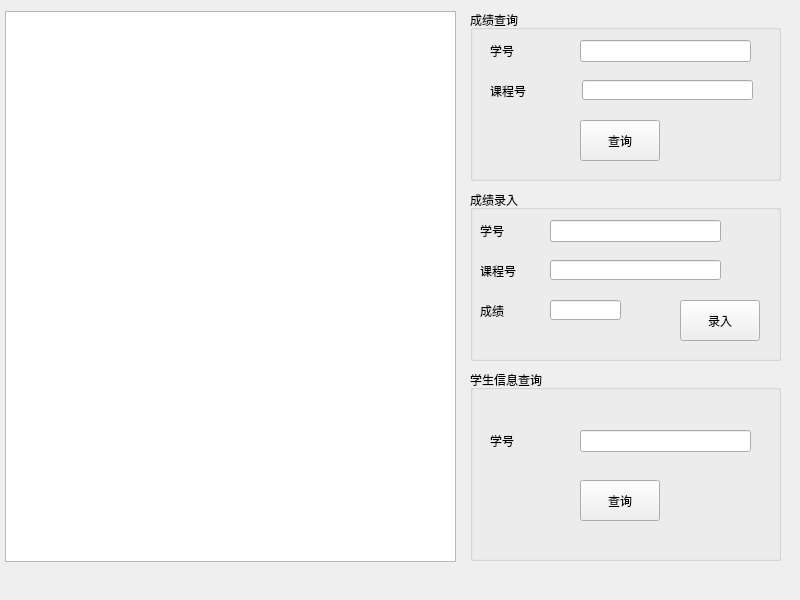
<?xml version="1.0" encoding="UTF-8"?>
<ui version="4.0">
 <class>MainWindow</class>
 <widget class="QMainWindow" name="MainWindow">
  <property name="geometry">
   <rect>
    <x>0</x>
    <y>0</y>
    <width>800</width>
    <height>600</height>
   </rect>
  </property>
  <property name="windowTitle">
   <string>MainWindow</string>
  </property>
  <widget class="QWidget" name="centralwidget">
   <widget class="QGroupBox" name="groupBox">
    <property name="geometry">
     <rect>
      <x>470</x>
      <y>10</y>
      <width>311</width>
      <height>171</height>
     </rect>
    </property>
    <property name="title">
     <string>成绩查询</string>
    </property>
    <widget class="QLineEdit" name="lineEdit">
     <property name="geometry">
      <rect>
       <x>110</x>
       <y>30</y>
       <width>171</width>
       <height>22</height>
      </rect>
     </property>
    </widget>
    <widget class="QLineEdit" name="lineEdit_2">
     <property name="geometry">
      <rect>
       <x>112</x>
       <y>70</y>
       <width>171</width>
       <height>20</height>
      </rect>
     </property>
    </widget>
    <widget class="QLabel" name="label">
     <property name="geometry">
      <rect>
       <x>20</x>
       <y>30</y>
       <width>61</width>
       <height>21</height>
      </rect>
     </property>
     <property name="text">
      <string>学号</string>
     </property>
    </widget>
    <widget class="QLabel" name="label_2">
     <property name="geometry">
      <rect>
       <x>20</x>
       <y>70</y>
       <width>61</width>
       <height>21</height>
      </rect>
     </property>
     <property name="text">
      <string>课程号</string>
     </property>
    </widget>
    <widget class="QPushButton" name="pushButton">
     <property name="geometry">
      <rect>
       <x>110</x>
       <y>110</y>
       <width>80</width>
       <height>41</height>
      </rect>
     </property>
     <property name="text">
      <string>查询</string>
     </property>
    </widget>
   </widget>
   <widget class="QGroupBox" name="groupBox_3">
    <property name="geometry">
     <rect>
      <x>470</x>
      <y>370</y>
      <width>311</width>
      <height>191</height>
     </rect>
    </property>
    <property name="title">
     <string>学生信息查询</string>
    </property>
    <widget class="QLabel" name="label_5">
     <property name="geometry">
      <rect>
       <x>20</x>
       <y>60</y>
       <width>61</width>
       <height>21</height>
      </rect>
     </property>
     <property name="text">
      <string>学号</string>
     </property>
    </widget>
    <widget class="QPushButton" name="pushButton_3">
     <property name="geometry">
      <rect>
       <x>110</x>
       <y>110</y>
       <width>80</width>
       <height>41</height>
      </rect>
     </property>
     <property name="text">
      <string>查询</string>
     </property>
    </widget>
    <widget class="QLineEdit" name="lineEdit_5">
     <property name="geometry">
      <rect>
       <x>110</x>
       <y>60</y>
       <width>171</width>
       <height>22</height>
      </rect>
     </property>
    </widget>
   </widget>
   <widget class="QGroupBox" name="groupBox_2">
    <property name="geometry">
     <rect>
      <x>470</x>
      <y>190</y>
      <width>311</width>
      <height>171</height>
     </rect>
    </property>
    <property name="title">
     <string>成绩录入</string>
    </property>
    <widget class="QLineEdit" name="lineEdit_3">
     <property name="geometry">
      <rect>
       <x>80</x>
       <y>30</y>
       <width>171</width>
       <height>22</height>
      </rect>
     </property>
    </widget>
    <widget class="QLineEdit" name="lineEdit_4">
     <property name="geometry">
      <rect>
       <x>80</x>
       <y>70</y>
       <width>171</width>
       <height>20</height>
      </rect>
     </property>
    </widget>
    <widget class="QLabel" name="label_3">
     <property name="geometry">
      <rect>
       <x>10</x>
       <y>30</y>
       <width>41</width>
       <height>21</height>
      </rect>
     </property>
     <property name="text">
      <string>学号</string>
     </property>
    </widget>
    <widget class="QLabel" name="label_4">
     <property name="geometry">
      <rect>
       <x>10</x>
       <y>70</y>
       <width>51</width>
       <height>21</height>
      </rect>
     </property>
     <property name="text">
      <string>课程号</string>
     </property>
    </widget>
    <widget class="QPushButton" name="pushButton_2">
     <property name="geometry">
      <rect>
       <x>210</x>
       <y>110</y>
       <width>80</width>
       <height>41</height>
      </rect>
     </property>
     <property name="text">
      <string>录入</string>
     </property>
    </widget>
    <widget class="QLabel" name="label_6">
     <property name="geometry">
      <rect>
       <x>10</x>
       <y>110</y>
       <width>41</width>
       <height>21</height>
      </rect>
     </property>
     <property name="text">
      <string>成绩</string>
     </property>
    </widget>
    <widget class="QLineEdit" name="lineEdit_6">
     <property name="geometry">
      <rect>
       <x>80</x>
       <y>110</y>
       <width>71</width>
       <height>20</height>
      </rect>
     </property>
    </widget>
   </widget>
   <widget class="QTableView" name="tableView">
    <property name="geometry">
     <rect>
      <x>5</x>
      <y>11</y>
      <width>451</width>
      <height>551</height>
     </rect>
    </property>
   </widget>
  </widget>
 </widget>
 <resources/>
 <connections/>
</ui>
